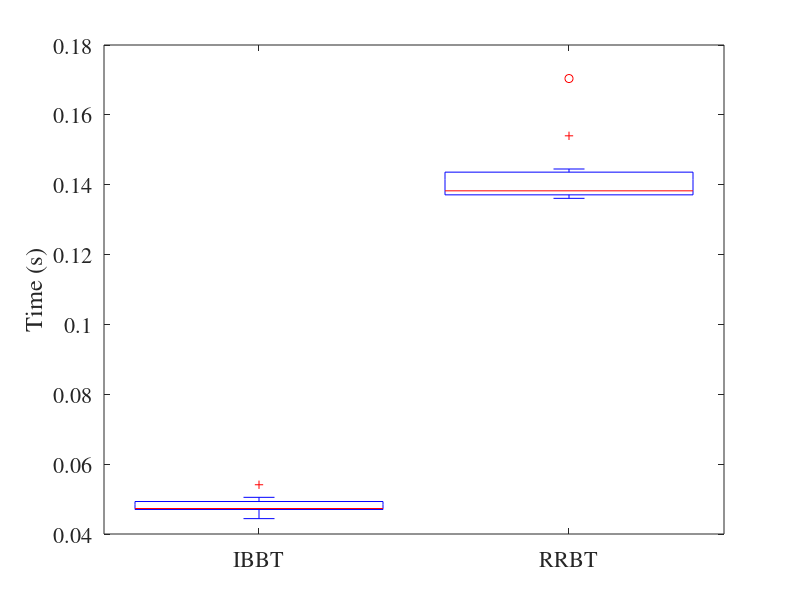

MATLAB code to generate this figure:

TimeIBBT = [0.0473 0.0471 0.0469 0.0541 0.0470 0.0499 0.0473 0.0475 0.0444 0.0505]'; 
TimeRRBT = [0.1704 0.1540 0.1366 0.1384 0.1381 0.1369 0.1445 0.1409 0.1377 0.1361]';

boxplot([TimeIBBT,TimeRRBT], 'Labels',{'IBBT','RRBT'})
yl = ylabel('Time (s)');
set(yl,'FontSize',18);
set(gca,'FontSize',16,'FontName','Times');